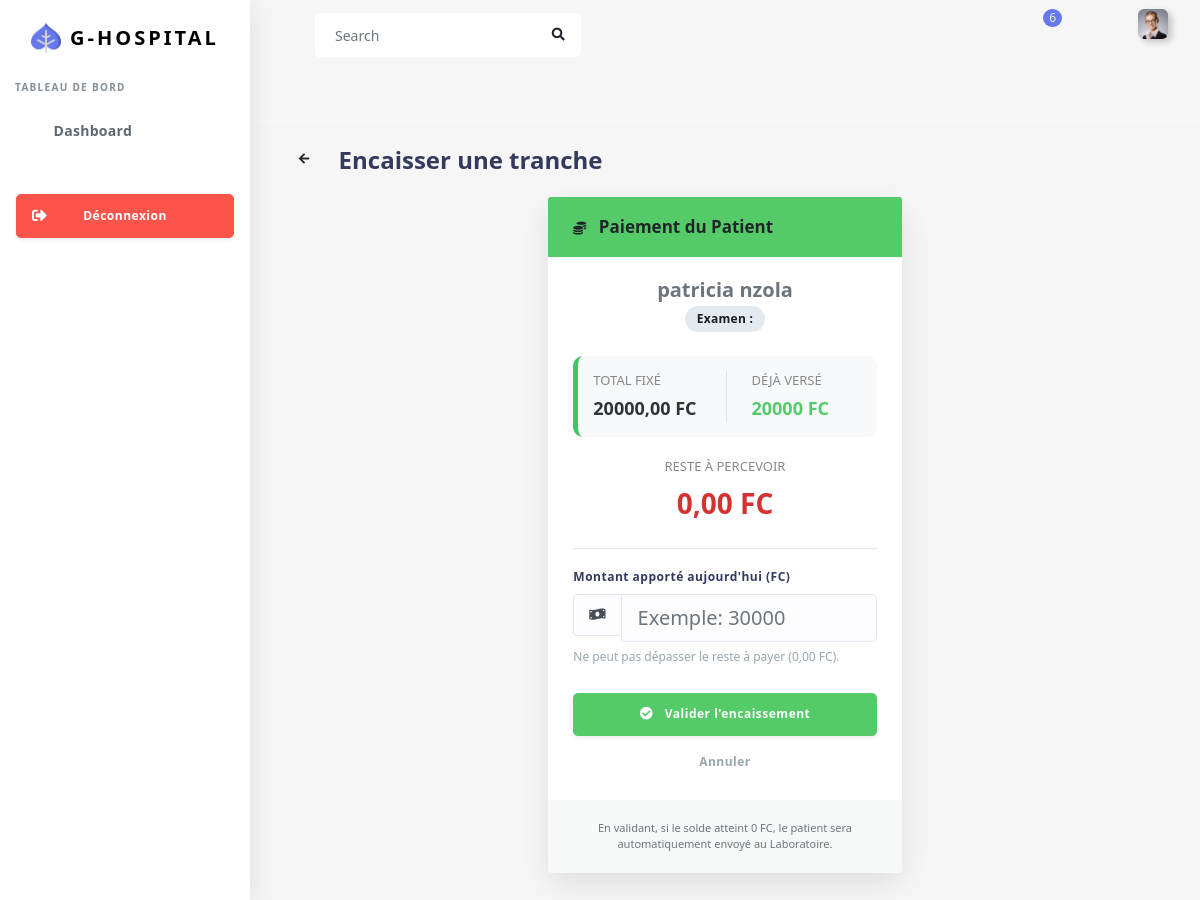
Screenshot of /encaisser-tranche/3/ (signed in) with the database file from the repository.
### app/models.py (models this page shows, shortened)
class Facture(models.Model):
    patient = models.ForeignKey('Patient', on_delete=models.CASCADE, related_name='factures')
    consultation = models.ForeignKey('Consultation', on_delete=models.SET_NULL, null=True, blank=True, related_name='factures_consult')
    prestation = models.ForeignKey('Prestation', on_delete=models.PROTECT)
    total_a_payer = models.DecimalField(max_digits=10, decimal_places=2, default=Decimal('0.00'))
    date_emission = models.DateTimeField(auto_now_add=True)
    class Meta:
        ordering = ['-date_emission']
    @property
    def total_verse(self):
        total = self.paiements.aggregate(Sum('montant_verse'))['montant_verse__sum']
        return total or Decimal('0.00')
    @property
    def reste_a_payer(self):
        dû = self.total_a_payer or Decimal('0.00')
        return max(Decimal('0.00'), dû - self.total_verse)

class Patient(models.Model):
    noms = models.CharField(max_length=80)
    TYPE_SEXE = [('Masculin', 'masculin'), ('Feminin','feminin')]
    sexe = models.CharField(max_length=15, choices=TYPE_SEXE)
    age = models.IntegerField()
    adresse = models.CharField(max_length=100)
    poids = models.IntegerField()
    dateEn = models.DateTimeField(auto_now_add=True)
    phone_responsable = models.CharField(max_length=20, null=True, blank=True)
    userPatient = models.ForeignKey(User, on_delete=models.CASCADE, null=True)
    TYPECOMMUNE = [
        ('limete','Limete'), ('masina','Masina'), ('matete', 'Matete'),
        ('lemba', 'Lemba'), ("n'djili", "N'djili"), ('ngaliema', 'Ngaliema'), ('gombe','Gombe')
    ]
    commune = models.CharField(max_length=50, null=True, choices=TYPECOMMUNE)
    service_patient = models.ForeignKey('Service', on_delete=models.SET_NULL, null=True)
    class Meta:
        ordering = ['-id']

### app/views.py (the view, shortened to what this page needs)
# urls.py: path('encaisser-tranche/<int:facture_id>/', views.ajouter_tranche, name='ajouter_tranche'),
@login_required()
def ajouter_tranche(request, facture_id):
    facture = get_object_or_404(Facture, id=facture_id)
    return render(request, 'back/ajouter_tranche.html', {'facture': facture})

### app/templates/back/ajouter_tranche.html (shortened to what this page needs)
<!DOCTYPE html>
<html lang="fr">
{% load static %}
<head>
  <link rel="stylesheet" href="{% static 'back/assets/css/app.min.css' %}">
  <link rel="stylesheet" href="{% static 'back/assets/css/style.css' %}">
  <link rel="stylesheet" href="{% static 'back/assets/css/components.css' %}">
  <link rel="stylesheet" href="https://use.fontawesome.com/releases/v5.7.2/css/all.css">
</head>
<body>
  <div id="app">
    <div class="main-wrapper main-wrapper-1">
      {% include "back/query/nav.html" %}
      {% include "back/query/sidebar.html" %}
      <div class="main-content">
        <section class="section">
          <div class="section-header">
            <div class="section-header-back">
              <a href="{% url 'panel' %}" class="btn btn-icon"><i class="fas fa-arrow-left"></i></a>
            </div>
            <h1>Encaisser une tranche</h1>
          </div>
          <div class="section-body">
            <div class="row justify-content-center">
              <div class="col-12 col-md-6 col-lg-5">
                <div class="card card-payment">
                  <div class="card-header bg-success text-white py-3">
                    <h4><i class="fas fa-coins mr-2"></i> Paiement du Patient</h4>
                  </div>
                  <div class="card-body">
                    <div class="text-center mb-4">
                        <h5 class="mb-1">{{ facture.patient.noms }}</h5>
                        <span class="badge badge-light">Examen : {{ facture.prestation.nom_prestation }}</span>
                    </div>
                    <div class="info-box">
                        <div class="row">
                            <div class="col-6 border-right">
                                <div class="amount-label">Total Fixé</div>
                                <div class="amount-value">{{ facture.total_a_payer }} FC</div>
                            </div>
                            <div class="col-6 pl-4">
                                <div class="amount-label">Déjà Versé</div>
                                <div class="amount-value text-success">{{ facture.total_verse }} FC</div>
                            </div>
                        </div>
                    </div>
                    <div class="text-center mb-4">
                        <div class="amount-label">Reste à percevoir</div>
                        <div class="amount-value text-reste" style="font-size: 28px;">
                            {{ facture.reste_a_payer }} FC
                        </div>
                    </div>
                    <hr>
                    <form method="POST" action="">
                      <div class="form-group">
                        <label class="font-weight-bold">Montant apporté aujourd'hui (FC)</label>
                        <div class="input-group">
                          <div class="input-group-prepend">
                            <div class="input-group-text"><i class="fas fa-money-bill-wave"></i></div>
                          </div>
                          <input type="number"
                                 name="montant_verse"
                                 class="form-control form-control-lg"
                                 placeholder="Exemple: 30000"
                                 max="{{ facture.reste_a_payer }}"
                                 required>
                        </div>
                        <small class="form-text text-muted">
                          Ne peut pas dépasser le reste à payer ({{ facture.reste_a_payer }} FC).
                        </small>
                      </div>
                      <div class="mt-4">
                        <button type="submit" class="btn btn-success btn-lg btn-block shadow-sm">
                          <i class="fas fa-check-circle mr-2"></i> Valider l'encaissement
                        </button>
                        <a href="{% url 'panel' %}" class="btn btn-link btn-block text-muted">Annuler</a>
                      </div>
                    </form>
                  </div>
                  <div class="card-footer bg-whitesmoke text-center italic" style="font-size: 11px;">
                    En validant, si le solde atteint 0 FC, le patient sera automatiquement envoyé au Laboratoire.
                  </div>
                </div>
              </div>
            </div>
          </div>
        </section>
      </div>
    </div>
  </div>
</body>
</html>

### app/templates/back/ajouter_tranche.html (style rules this page uses)
.card-payment { border: none; border-radius: 15px; box-shadow: 0 10px 30px rgba(0,0,0,0.1); }
.info-box { background: #f8f9fa; border-radius: 10px; padding: 15px; margin-bottom: 20px; border-left: 5px solid #47c363; }
.amount-label { font-size: 13px; color: #888; text-transform: uppercase; margin-bottom: 5px; }
.amount-value { font-size: 18px; font-weight: 800; color: #2d3436; }
.text-reste { color: #d63031; }

### rows the page displays
Facture: patient.noms "patricia nzola", total_a_payer "20000,00", total_verse "20000", reste_a_payer "0,00"
